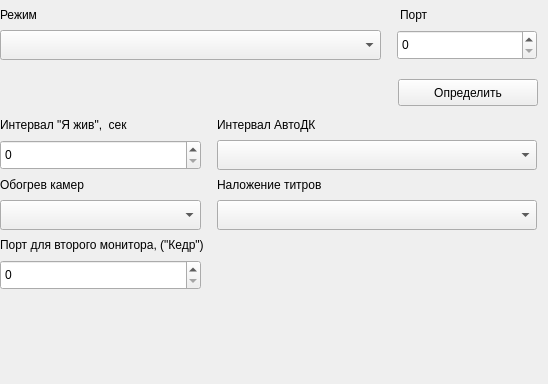
<?xml version="1.0" encoding="UTF-8"?>
<ui version="4.0">
 <class>RASTR_Widget</class>
 <widget class="QWidget" name="RASTR_Widget">
  <property name="geometry">
   <rect>
    <x>0</x>
    <y>0</y>
    <width>548</width>
    <height>384</height>
   </rect>
  </property>
  <property name="windowTitle">
   <string>Form</string>
  </property>
  <widget class="QLabel" name="label_85">
   <property name="geometry">
    <rect>
     <x>0</x>
     <y>0</y>
     <width>73</width>
     <height>30</height>
    </rect>
   </property>
   <property name="text">
    <string>Режим</string>
   </property>
  </widget>
  <widget class="QComboBox" name="AutoDkPeriod">
   <property name="geometry">
    <rect>
     <x>217</x>
     <y>140</y>
     <width>320</width>
     <height>30</height>
    </rect>
   </property>
  </widget>
  <widget class="QComboBox" name="dtInfoToJpg">
   <property name="geometry">
    <rect>
     <x>217</x>
     <y>200</y>
     <width>320</width>
     <height>30</height>
    </rect>
   </property>
  </widget>
  <widget class="QPushButton" name="pushButton">
   <property name="geometry">
    <rect>
     <x>398</x>
     <y>79</y>
     <width>140</width>
     <height>27</height>
    </rect>
   </property>
   <property name="text">
    <string>Определить</string>
   </property>
  </widget>
  <widget class="QComboBox" name="Use">
   <property name="geometry">
    <rect>
     <x>0</x>
     <y>30</y>
     <width>381</width>
     <height>30</height>
    </rect>
   </property>
   <property name="minimumSize">
    <size>
     <width>66</width>
     <height>20</height>
    </size>
   </property>
   <property name="maximumSize">
    <size>
     <width>999</width>
     <height>30</height>
    </size>
   </property>
  </widget>
  <widget class="QLabel" name="label_5">
   <property name="geometry">
    <rect>
     <x>0</x>
     <y>110</y>
     <width>201</width>
     <height>30</height>
    </rect>
   </property>
   <property name="text">
    <string>Интервал &quot;Я жив&quot;,  сек</string>
   </property>
  </widget>
  <widget class="QLabel" name="label_3">
   <property name="geometry">
    <rect>
     <x>400</x>
     <y>0</y>
     <width>61</width>
     <height>30</height>
    </rect>
   </property>
   <property name="text">
    <string>Порт</string>
   </property>
  </widget>
  <widget class="QLabel" name="label_6">
   <property name="geometry">
    <rect>
     <x>0</x>
     <y>230</y>
     <width>441</width>
     <height>30</height>
    </rect>
   </property>
   <property name="text">
    <string>Порт для второго монитора, (&quot;Кедр&quot;)</string>
   </property>
  </widget>
  <widget class="My_lineEdit" name="Name" native="true">
   <property name="geometry">
    <rect>
     <x>0</x>
     <y>80</y>
     <width>381</width>
     <height>30</height>
    </rect>
   </property>
  </widget>
  <widget class="QComboBox" name="ThermostatUse">
   <property name="geometry">
    <rect>
     <x>0</x>
     <y>200</y>
     <width>201</width>
     <height>30</height>
    </rect>
   </property>
  </widget>
  <widget class="QSpinBox" name="Port2">
   <property name="geometry">
    <rect>
     <x>0</x>
     <y>260</y>
     <width>201</width>
     <height>30</height>
    </rect>
   </property>
   <property name="contextMenuPolicy">
    <enum>Qt::NoContextMenu</enum>
   </property>
   <property name="maximum">
    <number>9999</number>
   </property>
  </widget>
  <widget class="QLabel" name="label_88">
   <property name="geometry">
    <rect>
     <x>217</x>
     <y>170</y>
     <width>201</width>
     <height>30</height>
    </rect>
   </property>
   <property name="text">
    <string>Наложение титров</string>
   </property>
  </widget>
  <widget class="QLabel" name="label_86">
   <property name="geometry">
    <rect>
     <x>217</x>
     <y>110</y>
     <width>201</width>
     <height>30</height>
    </rect>
   </property>
   <property name="text">
    <string>Интервал АвтоДК</string>
   </property>
  </widget>
  <widget class="QSpinBox" name="KeepAliveInterval">
   <property name="geometry">
    <rect>
     <x>0</x>
     <y>140</y>
     <width>201</width>
     <height>30</height>
    </rect>
   </property>
   <property name="contextMenuPolicy">
    <enum>Qt::NoContextMenu</enum>
   </property>
  </widget>
  <widget class="QSpinBox" name="Port">
   <property name="geometry">
    <rect>
     <x>397</x>
     <y>30</y>
     <width>140</width>
     <height>30</height>
    </rect>
   </property>
   <property name="contextMenuPolicy">
    <enum>Qt::NoContextMenu</enum>
   </property>
   <property name="maximum">
    <number>9999</number>
   </property>
  </widget>
  <widget class="QLabel" name="label_87">
   <property name="geometry">
    <rect>
     <x>0</x>
     <y>170</y>
     <width>201</width>
     <height>30</height>
    </rect>
   </property>
   <property name="text">
    <string>Обогрев камер</string>
   </property>
  </widget>
 </widget>
 <customwidgets>
  <customwidget>
   <class>My_lineEdit</class>
   <extends>QWidget</extends>
   <header>my_lineedit.h</header>
  </customwidget>
 </customwidgets>
 <resources/>
 <connections/>
</ui>
